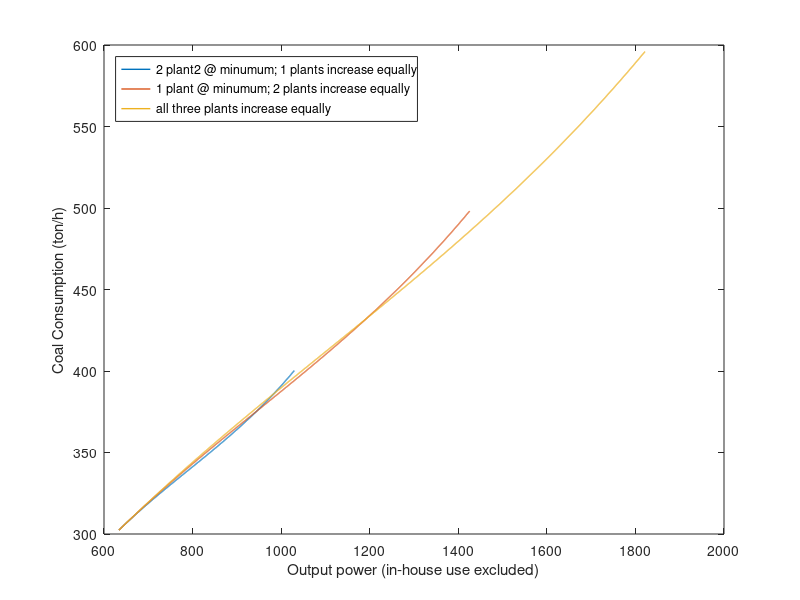
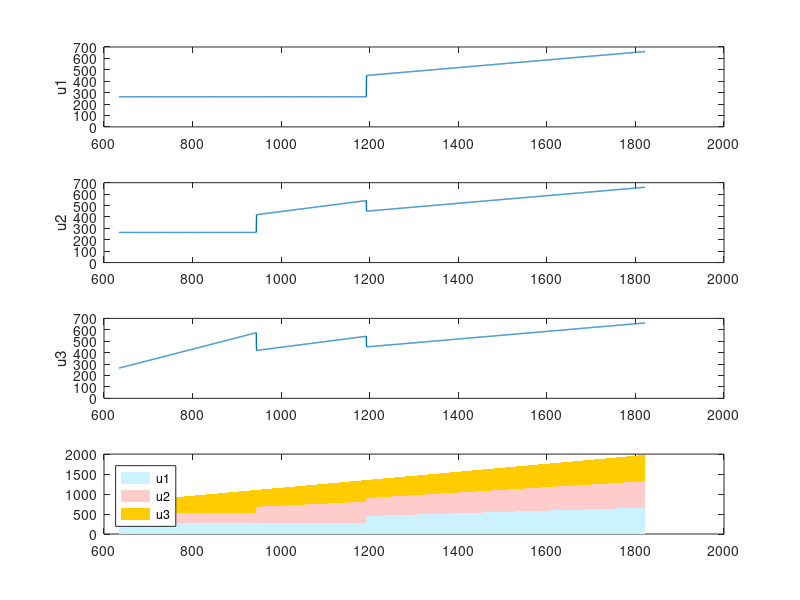

These charts were generated, in order, by the following MATLAB code:
clear
close all
clc
format compact

coal_nameplate = 660; % [MW]


%% One unit
% dx = 200;
% u_coal_unit = linspace(0.4,1,dx) * coal_nameplate;
% v_coal_unit = u_coal_unit-0.08*coal_nameplate;
% f_coal_unit = (266*linspace(0.4,1,dx).^2 -507*linspace(0.4,1,dx) + 542).*linspace(0.4,1,dx)*coal_nameplate/1e3; %[g/kWh]
% 
% v = v_coal_unit;
% f = f_coal_unit;
% 
% figure(1); clf; hold on; box on;
% plot(v, f, 'linewidth', 1);
% % plot(x([1,end]), y([1,end]), '--', 'color', [0.7 0.7 0.7])
% xlabel('Output power (in-house use excluded)');
% ylabel('Coal Consumption (ton/h)');


%% Two units 
% dx = 1000; % 0.115275 sec
% u_coal_unit = linspace(0.4,1,dx) * coal_nameplate;
% v_coal_unit = u_coal_unit-0.08*coal_nameplate;
% f_coal_unit = (266*linspace(0.4,1,dx).^2 -507*linspace(0.4,1,dx) + 542).*linspace(0.4,1,dx)*coal_nameplate/1e3; %[g/kWh]
% u_min = min(u_coal_unit)*ones(1,dx);
% v_min = min(v_coal_unit)*ones(1,dx);
% f_min = min(f_coal_unit)*ones(1,dx);
% 
% % ==============================
% u1a = u_min;
% v1a = v_min;
% f1a = f_min;
% u2a = u_coal_unit;
% v2a = v_coal_unit;
% f2a = f_coal_unit;
% ua = u1a + u2a;
% va = v1a + v2a;
% fa = f1a + f2a;
% 
% u1b = u_coal_unit;
% v1b = v_coal_unit;
% f1b = f_coal_unit;
% u2b = u_coal_unit;
% v2b = v_coal_unit;
% f2b = f_coal_unit;
% ub = u1b + u2b;
% vb = v1b + v2b;
% fb = f1b + f2b;
% 
% figure(2); clf; hold on; box on;
% plot(va, fa, 'linewidth', 1);
% plot(vb, fb, 'linewidth', 1);
% xlabel('Output power (in-house use excluded)');
% ylabel('Coal Consumption (ton/h)');
% legend('u1@minumum; u2 increases', 'u1 & u2 increase equally');
% set(legend, 'location', 'northwest');
% 
% % ==============================
% u1a_extended = interp1(va, u1a, vb);
% u2a_extended = interp1(va, u2a, vb);
% v1a_extended = interp1(va, v1a, vb);
% v2a_extended = interp1(va, v2a, vb);
% fa_extended = interp1(va, fa, vb);
% f = [fa_extended; fb];
% [value, id_row] = min(f);
% 
% id_col = 1:length(id_row);
% id = sub2ind([2,dx], id_row, id_col);
% 
% u1 = [u1a_extended; u1b];
% u2 = [u2a_extended; u2b];
% v1 = [v1a_extended; v1b];
% v2 = [v2a_extended; v2b];
% opt_f = value;
% opt_u1 = u1(id);
% opt_u2 = u2(id);
% opt_v1 = v1(id);
% opt_v2 = v2(id);
% v_unique = vb;
% 
% % save('TwoUnitsClean', ...
% %      'v_unique', 'opt_f', ...
% %      'opt_u1', 'opt_u2', ...
% %      'opt_v1', 'opt_v2', ...
% %      'dx');
% 
% % ==========
% figure(21); clf;
% subplot(3,1,1);
% plot(vb, opt_u1); hold on;
% ylim([0 700]);
% ylabel('u1');
% 
% subplot(3,1,2);
% plot(vb, opt_u2); hold on;
% ylim([0 700]);
% ylabel('u2');
% 
% subplot(3,1,3);
% ha = area(vb, [opt_u1; opt_u2]');
% set(ha(1), 'facec', [0.8 0.95 1], 'edgecolor', 'none');
% set(ha(2), 'facec', [1 0.8 0.8], 'edgecolor', 'none');
% legend('u1', 'u2');
% set(legend, 'location', 'northwest');


%% Three units;
dx = 2000; % 0.115979 sec
u_coal_unit = linspace(0.4,1,dx) * coal_nameplate;
v_coal_unit = u_coal_unit-0.08*coal_nameplate;
f_coal_unit = (266*linspace(0.4,1,dx).^2 -507*linspace(0.4,1,dx) + 542).*linspace(0.4,1,dx)*coal_nameplate/1e3; %[g/kWh]
u_min = min(u_coal_unit)*ones(1,dx);
v_min = min(v_coal_unit)*ones(1,dx);
f_min = min(f_coal_unit)*ones(1,dx);

% ==============================
u1a = u_min;
v1a = v_min;
f1a = f_min;
u2a = u_min;
v2a = v_min;
f2a = f_min;
u3a = u_coal_unit;
v3a = v_coal_unit;
f3a = f_coal_unit;
ua = u1a + u2a + u3a;
va = v1a + v2a + v3a;
fa = f1a + f2a + f3a;

u1b = u_min;
v1b = v_min;
f1b = f_min;
u2b = u_coal_unit;
v2b = v_coal_unit;
f2b = f_coal_unit;
u3b = u_coal_unit;
v3b = v_coal_unit;
f3b = f_coal_unit;
ub = u1b + u2b + u3b;
vb = v1b + v2b + v3b;
fb = f1b + f2b + f3b;

u1c = u_coal_unit;
v1c = v_coal_unit;
f1c = f_coal_unit;
u2c = u_coal_unit;
v2c = v_coal_unit;
f2c = f_coal_unit;
u3c = u_coal_unit;
v3c = v_coal_unit;
f3c = f_coal_unit;
uc = u1c + u2c + u3c;
vc = v1c + v2c + v3c;
fc = f1c + f2c + f3c;

figure(3); clf; hold on; box on;
plot(va, fa, 'linewidth', 1);
plot(vb, fb, 'linewidth', 1);
plot(vc, fc, 'linewidth', 1);
xlabel('Output power (in-house use excluded)');
ylabel('Coal Consumption (ton/h)');
legend('2 plant2 @ minumum; 1 plants increase equally', '1 plant @ minumum; 2 plants increase equally', 'all three plants increase equally');
set(legend, 'location', 'northwest');

% ==============================
u1a_extended = interp1(va, u1a, vc);
u2a_extended = interp1(va, u2a, vc);
u3a_extended = interp1(va, u3a, vc);
v1a_extended = interp1(va, v1a, vc);
v2a_extended = interp1(va, v2a, vc);
v3a_extended = interp1(va, v3a, vc);
fa_extended = interp1(va, fa, vc);

u1b_extended = interp1(vb, u1b, vc);
u2b_extended = interp1(vb, u2b, vc);
u3b_extended = interp1(vb, u3b, vc);
v1b_extended = interp1(vb, v1b, vc);
v2b_extended = interp1(vb, v2b, vc);
v3b_extended = interp1(vb, v3b, vc);
fb_extended = interp1(vb, fb, vc);

f = [fa_extended; fb_extended; fc];
[value, id_row] = min(f);

id_col = 1:length(id_row);
id = sub2ind([3,dx], id_row, id_col);

u1 = [u1a_extended; u1b_extended; u1c];
u2 = [u2a_extended; u2b_extended; u2c];
u3 = [u3a_extended; u3b_extended; u3c];
v1 = [v1a_extended; v1b_extended; v1c];
v2 = [v2a_extended; v2b_extended; v2c];
v3 = [v3a_extended; v3b_extended; v3c];
opt_f = value;
opt_u1 = u1(id);
opt_u2 = u2(id);
opt_u3 = u3(id);
opt_v1 = v1(id);
opt_v2 = v2(id);
opt_v3 = v3(id);

v_unique = vc;

% save('ThreeUnitsClean', ...
%      'v_unique', 'opt_f', ...
%      'opt_u1', 'opt_u2', 'opt_u3', ...
%      'opt_v1', 'opt_v2', 'opt_v3', ...
%      'dx');

% ==========
figure(31); clf;
subplot(4,1,1);
plot(vc, opt_u1, 'linewidth', 1); hold on;
ylim([0 700]);
ylabel('u1');

subplot(4,1,2);
plot(vc, opt_u2, 'linewidth', 1); hold on;
ylim([0 700]);
ylabel('u2');

subplot(4,1,3);
plot(vc, opt_u3, 'linewidth', 1); hold on;
ylim([0 700]);
ylabel('u3');

subplot(4,1,4);
ha = area(vc, [opt_u1; opt_u2; opt_u3]', 'edgecolor', 'none');
set(ha(1), 'facec', [0.8 0.95 1], 'edgecolor', 'none');
set(ha(2), 'facec', [1 0.8 0.8], 'edgecolor', 'none');
set(ha(3), 'facec', [1 0.8 0], 'edgecolor', 'none');
legend('u1', 'u2', 'u3');
set(legend, 'location', 'northwest');


%% Four units
% dx = 4000; % 0.132656 sec
% u_coal_unit = linspace(0.4,1,dx) * coal_nameplate;
% v_coal_unit = u_coal_unit-0.08*coal_nameplate;
% f_coal_unit = (266*linspace(0.4,1,dx).^2 -507*linspace(0.4,1,dx) + 542).*linspace(0.4,1,dx)*coal_nameplate/1e3; %[g/kWh]
% u_min = min(u_coal_unit)*ones(1,dx);
% v_min = min(v_coal_unit)*ones(1,dx);
% f_min = min(f_coal_unit)*ones(1,dx);
% 
% % ==============================
% u1a = u_min;
% v1a = v_min;
% f1a = f_min;
% u2a = u_min;
% v2a = v_min;
% f2a = f_min;
% u3a = u_min;
% v3a = v_min;
% f3a = f_min;
% u4a = u_coal_unit;
% v4a = v_coal_unit;
% f4a = f_coal_unit;
% ua = u1a + u2a + u3a + u4a;
% va = v1a + v2a + v3a + v4a;
% fa = f1a + f2a + f3a + f4a;
% 
% u1b = u_min;
% v1b = v_min;
% f1b = f_min;
% u2b = u_min;
% v2b = v_min;
% f2b = f_min;
% u3b = u_coal_unit;
% v3b = v_coal_unit;
% f3b = f_coal_unit;
% u4b = u_coal_unit;
% v4b = v_coal_unit;
% f4b = f_coal_unit;
% ub = u1b + u2b + u3b + u4b;
% vb = v1b + v2b + v3b + v4b;
% fb = f1b + f2b + f3b + f4b;
% 
% u1c = u_min;
% v1c = v_min;
% f1c = f_min;
% u2c = u_coal_unit;
% v2c = v_coal_unit;
% f2c = f_coal_unit;
% u3c = u_coal_unit;
% v3c = v_coal_unit;
% f3c = f_coal_unit;
% u4c = u_coal_unit;
% v4c = v_coal_unit;
% f4c = f_coal_unit;
% uc = u1c + u2c + u3c + u4c;
% vc = v1c + v2c + v3c + v4c;
% fc = f1c + f2c + f3c + f4c;
% 
% u1d = u_coal_unit;
% v1d = v_coal_unit;
% f1d = f_coal_unit;
% u2d = u_coal_unit;
% v2d = v_coal_unit;
% f2d = f_coal_unit;
% u3d = u_coal_unit;
% v3d = v_coal_unit;
% f3d = f_coal_unit;
% u4d = u_coal_unit;
% v4d = v_coal_unit;
% f4d = f_coal_unit;
% ud = u1d + u2d + u3d + u4d;
% vd = v1d + v2d + v3d + v4d;
% fd = f1d + f2d + f3d + f4d;
% 
% figure(4); clf; hold on; box on;
% plot(va, fa, 'linewidth', 1);
% plot(vb, fb, 'linewidth', 1);
% plot(vc, fc, 'linewidth', 1);
% plot(vd, fd, 'linewidth', 1);
% xlabel('Output power (in-house use excluded)');
% ylabel('Coal Consumption (ton/h)');
% legend('3 plants @ minumum; 1 plant increases', '2 plant2 @ minumum; 2 plants increase equally', '1 plant @ minumum; 3 plants increase equally', 'all three plants increase equally');
% set(legend, 'location', 'northwest');
% 
% % ==============================
% u1a_extended = interp1(va, u1a, vd);
% u2a_extended = interp1(va, u2a, vd);
% u3a_extended = interp1(va, u3a, vd);
% u4a_extended = interp1(va, u4a, vd);
% v1a_extended = interp1(va, v1a, vd);
% v2a_extended = interp1(va, v2a, vd);
% v3a_extended = interp1(va, v3a, vd);
% v4a_extended = interp1(va, v4a, vd);
% fa_extended = interp1(va, fa, vd);
% 
% u1b_extended = interp1(vb, u1b, vd);
% u2b_extended = interp1(vb, u2b, vd);
% u3b_extended = interp1(vb, u3b, vd);
% u4b_extended = interp1(vb, u4b, vd);
% v1b_extended = interp1(vb, v1b, vd);
% v2b_extended = interp1(vb, v2b, vd);
% v3b_extended = interp1(vb, v3b, vd);
% v4b_extended = interp1(vb, v4b, vd);
% fb_extended = interp1(vb, fb, vd);
% 
% u1c_extended = interp1(vc, u1c, vd);
% u2c_extended = interp1(vc, u2c, vd);
% u3c_extended = interp1(vc, u3c, vd);
% u4c_extended = interp1(vc, u4c, vd);
% v1c_extended = interp1(vc, v1c, vd);
% v2c_extended = interp1(vc, v2c, vd);
% v3c_extended = interp1(vc, v3c, vd);
% v4c_extended = interp1(vc, v4c, vd);
% fc_extended = interp1(vc, fc, vd);
% 
% f = [fa_extended; fb_extended; fc_extended; fd];
% [value, id_row] = min(f);
% 
% id_col = 1:length(id_row);
% id = sub2ind([4,dx], id_row, id_col);
% 
% u1 = [u1a_extended; u1b_extended; u1c_extended; u1d];
% u2 = [u2a_extended; u2b_extended; u2c_extended; u2d];
% u3 = [u3a_extended; u3b_extended; u3c_extended; u3d];
% u4 = [u4a_extended; u4b_extended; u4c_extended; u4d];
% v1 = [v1a_extended; v1b_extended; v1c_extended; v1d];
% v2 = [v2a_extended; v2b_extended; v2c_extended; v2d];
% v3 = [v3a_extended; v3b_extended; v3c_extended; v3d];
% v4 = [v4a_extended; v4b_extended; v4c_extended; v4d];
% opt_f = value;
% opt_u1 = u1(id);
% opt_u2 = u2(id);
% opt_u3 = u3(id);
% opt_u4 = u4(id);
% opt_v1 = v1(id);
% opt_v2 = v2(id);
% opt_v3 = v3(id);
% opt_v4 = v4(id);
% 
% v_unique = vd;
% 
% % save('FourUnitsClean', ...
% %      'v_unique', 'opt_f', ...
% %      'opt_u1', 'opt_u2', 'opt_u3', 'opt_u4', ...
% %      'opt_v1', 'opt_v2', 'opt_v3', 'opt_v4', ...
% %      'dx');
% 
% % ==========
% figure(41); clf;
% subplot(5,1,1);
% plot(vd, opt_u1, 'linewidth', 1); hold on;
% ylim([0 700]);
% ylabel('u1');
% 
% subplot(5,1,2);
% plot(vd, opt_u2, 'linewidth', 1); hold on;
% ylim([0 700]);
% ylabel('u2');
% 
% subplot(5,1,3);
% plot(vd, opt_u3, 'linewidth', 1); hold on;
% ylim([0 700]);
% ylabel('u3');
% 
% subplot(5,1,4);
% plot(vd, opt_u4, 'linewidth', 1); hold on;
% ylim([0 700]);
% ylabel('u4');
% 
% subplot(5,1,5);
% ha = area(vd, [opt_u1; opt_u2; opt_u3; opt_u4]', 'edgecolor', 'none');
% set(ha(1), 'facec', [0.8 0.95 1], 'edgecolor', 'none');
% set(ha(2), 'facec', [1 0.8 0.8], 'edgecolor', 'none');
% set(ha(3), 'facec', [1 0.8 0], 'edgecolor', 'none');
% legend('u1', 'u2', 'u3', 'u4');
% set(legend, 'location', 'northwest');


%% Five units
% dx = 6000; % 0.138804 sec
% u_coal_unit = linspace(0.4,1,dx) * coal_nameplate;
% v_coal_unit = u_coal_unit-0.08*coal_nameplate;
% f_coal_unit = (266*linspace(0.4,1,dx).^2 -507*linspace(0.4,1,dx) + 542).*linspace(0.4,1,dx)*coal_nameplate/1e3; %[g/kWh]
% u_min = min(u_coal_unit)*ones(1,dx);
% v_min = min(v_coal_unit)*ones(1,dx);
% f_min = min(f_coal_unit)*ones(1,dx);
% 
% % ==============================
% u1a = u_min;
% v1a = v_min;
% f1a = f_min;
% u2a = u_min;
% v2a = v_min;
% f2a = f_min;
% u3a = u_min;
% v3a = v_min;
% f3a = f_min;
% u4a = u_min;
% v4a = v_min;
% f4a = f_min;
% u5a = u_coal_unit;
% v5a = v_coal_unit;
% f5a = f_coal_unit;
% ua = u1a + u2a + u3a + u4a + u5a;
% va = v1a + v2a + v3a + v4a + v5a;
% fa = f1a + f2a + f3a + f4a + f5a;
% 
% u1b = u_min;
% v1b = v_min;
% f1b = f_min;
% u2b = u_min;
% v2b = v_min;
% f2b = f_min;
% u3b = u_min;
% v3b = v_min;
% f3b = f_min;
% u4b = u_coal_unit;
% v4b = v_coal_unit;
% f4b = f_coal_unit;
% u5b = u_coal_unit;
% v5b = v_coal_unit;
% f5b = f_coal_unit;
% ub = u1b + u2b + u3b + u4b + u5b;
% vb = v1b + v2b + v3b + v4b + v5b;
% fb = f1b + f2b + f3b + f4b + f5b;
% 
% u1c = u_min;
% v1c = v_min;
% f1c = f_min;
% u2c = u_min;
% v2c = v_min;
% f2c = f_min;
% u3c = u_coal_unit;
% v3c = v_coal_unit;
% f3c = f_coal_unit;
% u4c = u_coal_unit;
% v4c = v_coal_unit;
% f4c = f_coal_unit;
% u5c = u_coal_unit;
% v5c = v_coal_unit;
% f5c = f_coal_unit;
% uc = u1c + u2c + u3c + u4c + u5c;
% vc = v1c + v2c + v3c + v4c + v5c;
% fc = f1c + f2c + f3c + f4c + f5c;
% 
% u1d = u_min;
% v1d = v_min;
% f1d = f_min;
% u2d = u_coal_unit;
% v2d = v_coal_unit;
% f2d = f_coal_unit;
% u3d = u_coal_unit;
% v3d = v_coal_unit;
% f3d = f_coal_unit;
% u4d = u_coal_unit;
% v4d = v_coal_unit;
% f4d = f_coal_unit;
% u5d = u_coal_unit;
% v5d = v_coal_unit;
% f5d = f_coal_unit;
% ud = u1d + u2d + u3d + u4d + u5d;
% vd = v1d + v2d + v3d + v4d + v5d;
% fd = f1d + f2d + f3d + f4d + f5d;
% 
% u1e = u_coal_unit;
% v1e = v_coal_unit;
% f1e = f_coal_unit;
% u2e = u_coal_unit;
% v2e = v_coal_unit;
% f2e = f_coal_unit;
% u3e = u_coal_unit;
% v3e = v_coal_unit;
% f3e = f_coal_unit;
% u4e = u_coal_unit;
% v4e = v_coal_unit;
% f4e = f_coal_unit;
% u5e = u_coal_unit;
% v5e = v_coal_unit;
% f5e = f_coal_unit;
% ue = u1e + u2e + u3e + u4e + u5e;
% ve = v1e + v2e + v3e + v4e + v5e;
% fe = f1e + f2e + f3e + f4e + f5e;
% 
% figure(5); clf; hold on; box on;
% plot(va, fa, 'linewidth', 1);
% plot(vb, fb, 'linewidth', 1);
% plot(vc, fc, 'linewidth', 1);
% plot(vd, fd, 'linewidth', 1);
% plot(ve, fe, 'linewidth', 1);
% xlabel('Output power (in-house use excluded)');
% ylabel('Coal Consumption (ton/h)');
% legend('4 plants @ minumum; 1 plant increases', '3 plants @ minumum; 1 plant increases', '2 plant2 @ minumum; 2 plants increase equally', '1 plant @ minumum; 3 plants increase equally', 'all three plants increase equally');
% set(legend, 'location', 'southeast');
% 
% % ==============================
% u1a_extended = interp1(va, u1a, ve);
% u2a_extended = interp1(va, u2a, ve);
% u3a_extended = interp1(va, u3a, ve);
% u4a_extended = interp1(va, u4a, ve);
% u5a_extended = interp1(va, u5a, ve);
% v1a_extended = interp1(va, v1a, ve);
% v2a_extended = interp1(va, v2a, ve);
% v3a_extended = interp1(va, v3a, ve);
% v4a_extended = interp1(va, v4a, ve);
% v5a_extended = interp1(va, v5a, ve);
% fa_extended = interp1(va, fa, ve);
% 
% u1b_extended = interp1(vb, u1b, ve);
% u2b_extended = interp1(vb, u2b, ve);
% u3b_extended = interp1(vb, u3b, ve);
% u4b_extended = interp1(vb, u4b, ve);
% u5b_extended = interp1(vb, u5b, ve);
% v1b_extended = interp1(vb, v1b, ve);
% v2b_extended = interp1(vb, v2b, ve);
% v3b_extended = interp1(vb, v3b, ve);
% v4b_extended = interp1(vb, v4b, ve);
% v5b_extended = interp1(vb, v5b, ve);
% fb_extended = interp1(vb, fb, ve);
% 
% u1c_extended = interp1(vc, u1c, ve);
% u2c_extended = interp1(vc, u2c, ve);
% u3c_extended = interp1(vc, u3c, ve);
% u4c_extended = interp1(vc, u4c, ve);
% u5c_extended = interp1(vc, u5c, ve);
% v1c_extended = interp1(vc, v1c, ve);
% v2c_extended = interp1(vc, v2c, ve);
% v3c_extended = interp1(vc, v3c, ve);
% v4c_extended = interp1(vc, v4c, ve);
% v5c_extended = interp1(vc, v5c, ve);
% fc_extended = interp1(vc, fc, ve);
% 
% u1d_extended = interp1(vd, u1d, ve);
% u2d_extended = interp1(vd, u2d, ve);
% u3d_extended = interp1(vd, u3d, ve);
% u4d_extended = interp1(vd, u4d, ve);
% u5d_extended = interp1(vd, u5d, ve);
% v1d_extended = interp1(vd, v1d, ve);
% v2d_extended = interp1(vd, v2d, ve);
% v3d_extended = interp1(vd, v3d, ve);
% v4d_extended = interp1(vd, v4d, ve);
% v5d_extended = interp1(vd, v5d, ve);
% fd_extended = interp1(vd, fd, ve);
% 
% f = [fa_extended; fb_extended; fc_extended; fd_extended; fe];
% [value, id_row] = min(f);
% 
% id_col = 1:length(id_row);
% id = sub2ind([5,dx], id_row, id_col);
% 
% u1 = [u1a_extended; u1b_extended; u1c_extended; u1d_extended; u1e];
% u2 = [u2a_extended; u2b_extended; u2c_extended; u2d_extended; u2e];
% u3 = [u3a_extended; u3b_extended; u3c_extended; u3d_extended; u3e];
% u4 = [u4a_extended; u4b_extended; u4c_extended; u4d_extended; u4e];
% u5 = [u5a_extended; u5b_extended; u5c_extended; u5d_extended; u5e];
% v1 = [v1a_extended; v1b_extended; v1c_extended; v1d_extended; v1e];
% v2 = [v2a_extended; v2b_extended; v2c_extended; v2d_extended; v2e];
% v3 = [v3a_extended; v3b_extended; v3c_extended; v3d_extended; v3e];
% v4 = [v4a_extended; v4b_extended; v4c_extended; v4d_extended; v4e];
% v5 = [v5a_extended; v5b_extended; v5c_extended; v5d_extended; v5e];
% opt_f = value;
% opt_u1 = u1(id);
% opt_u2 = u2(id);
% opt_u3 = u3(id);
% opt_u4 = u4(id);
% opt_u5 = u5(id);
% opt_v1 = v1(id);
% opt_v2 = v2(id);
% opt_v3 = v3(id);
% opt_v4 = v4(id);
% opt_v5 = v5(id);
% 
% v_unique = ve;
% 
% % save('FiveUnitsClean', ...
% %      'v_unique', 'opt_f', ...
% %      'opt_u1', 'opt_u2', 'opt_u3', 'opt_u4', 'opt_u5', ...
% %      'opt_v1', 'opt_v2', 'opt_v3', 'opt_v4', 'opt_v5', ...
% %      'dx');
% 
% % ==========
% figure(51); clf;
% subplot(6,1,1);
% plot(ve, opt_u1, 'linewidth', 1); hold on;
% ylim([0 700]);
% ylabel('u1');
% 
% subplot(6,1,2);
% plot(ve, opt_u2, 'linewidth', 1); hold on;
% ylim([0 700]);
% ylabel('u2');
% 
% subplot(6,1,3);
% plot(ve, opt_u3, 'linewidth', 1); hold on;
% ylim([0 700]);
% ylabel('u3');
% 
% subplot(6,1,4);
% plot(ve, opt_u4, 'linewidth', 1); hold on;
% ylim([0 700]);
% ylabel('u4');
% 
% subplot(6,1,5);
% plot(ve, opt_u5, 'linewidth', 1); hold on;
% ylim([0 700]);
% ylabel('u5');
% 
% subplot(6,1,6);
% ha = area(ve, [opt_u1; opt_u2; opt_u3; opt_u4; opt_u5]', 'edgecolor', 'none');
% set(ha(1), 'facec', [0.8 0.95 1], 'edgecolor', 'none');
% set(ha(2), 'facec', [1 0.8 0.8], 'edgecolor', 'none');
% set(ha(3), 'facec', [1 0.8 0], 'edgecolor', 'none');
% set(ha(4), 'facec', [0.95 0.95 0], 'edgecolor', 'none');
% set(ha(5), 'facec', [0.5 1 0.5], 'edgecolor', 'none');
% legend('u1', 'u2', 'u3', 'u4', 'u5');
% set(legend, 'location', 'east');
